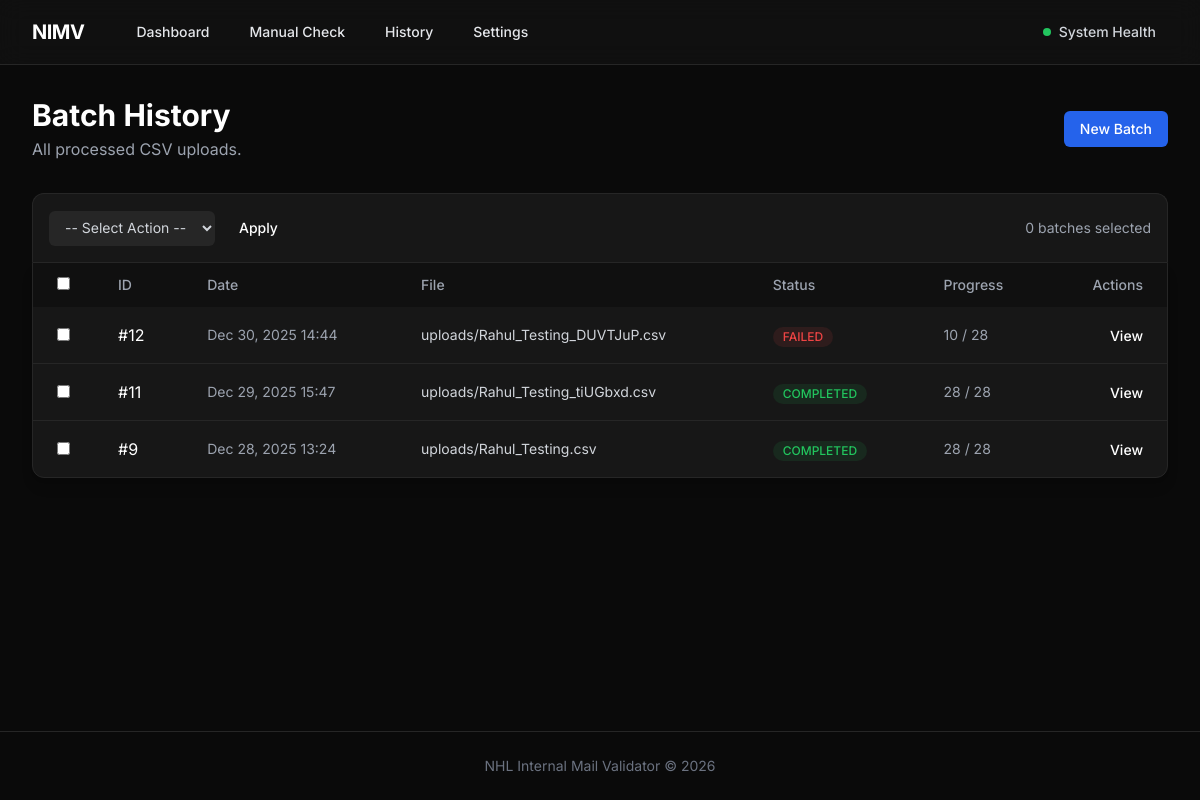
/batches/, run on an earlier commit of the app's database.
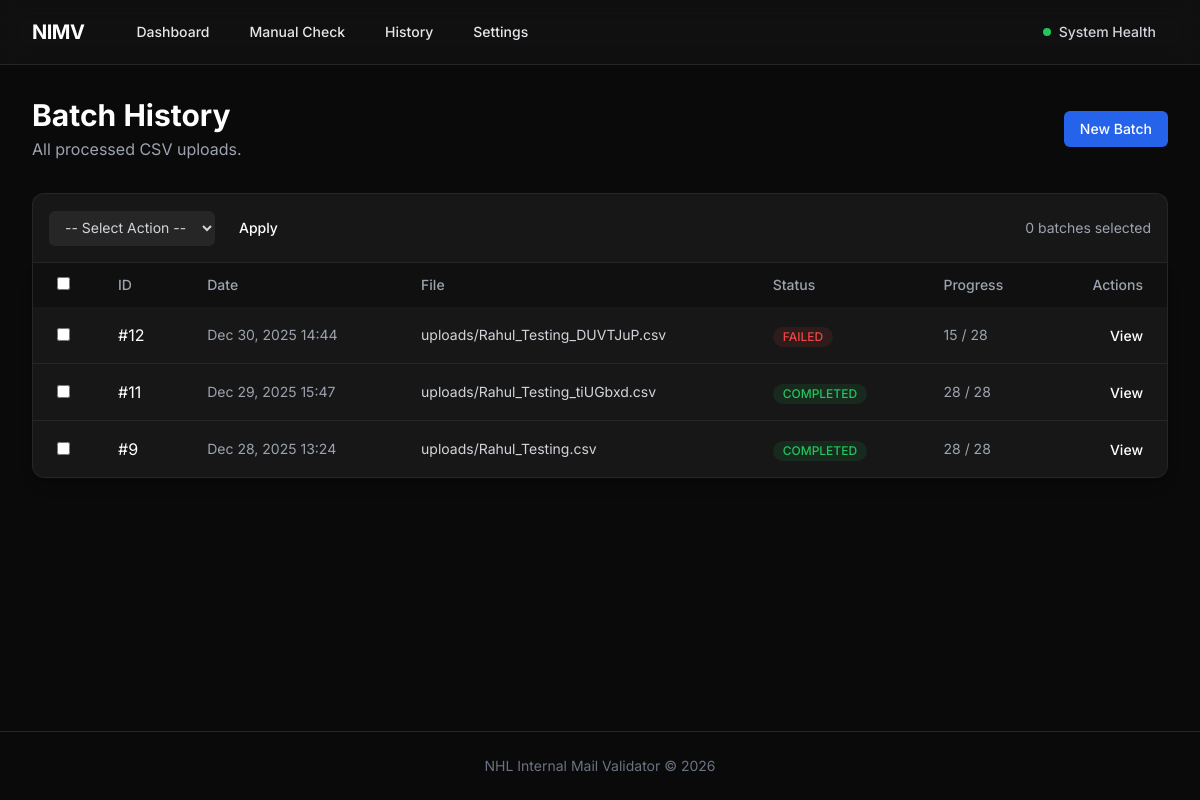
And on a later commit of the database.
### validator/models.py (models this page shows, shortened)
class ValidationBatch(models.Model):
    created_at = models.DateTimeField(auto_now_add=True)
    csv_file = models.FileField(upload_to='uploads/')
    status = models.CharField(max_length=20, default='PENDING', choices=[
        ('PENDING', 'Pending'),
        ('PROCESSING', 'Processing'),
        ('COMPLETED', 'Completed'),
        ('FAILED', 'Failed')
    ])
    total_emails = models.IntegerField(default=0)
    processed_emails = models.IntegerField(default=0)
    current_processing_email = models.CharField(max_length=255, blank=True, null=True, default='')

### web/views.py (the view)
# urls.py: path('batches/', views.batch_list, name='batch_list'),
def batch_list(request):
    batches = ValidationBatch.objects.order_by('-created_at')
    return render(request, 'web/batch_list.html', {'batches': batches})

### templates/web/batch_list.html (shortened to what the changed rows need)
{% extends 'base.html' %}
{% block content %}
<div class="space-y-8">
    <div class="flex justify-between items-center">
        <div>
            <h1 class="text-3xl font-bold text-white">Batch History</h1>
        </div>
    </div>
    <form method="POST" action="{% url 'batch_bulk_action' %}" id="bulkForm">
        <div class="bg-dark-800 border border-dark-700 rounded-b-xl shadow-lg overflow-hidden mb-8">
            <div class="overflow-x-auto">
                <table class="w-full text-left">
                    <thead>
                        <tr class="bg-dark-900/50 text-gray-400 text-sm">
                            <th class="px-6 py-3 font-medium w-10">
                                <input type="checkbox" id="selectAll"
                                    class="rounded bg-dark-700 border-dark-600 text-accent-500 focus:ring-0 cursor-pointer">
                            </th>
                            <th class="px-6 py-3 font-medium">ID</th>
                            <th class="px-6 py-3 font-medium">Date</th>
                            <th class="px-6 py-3 font-medium">File</th>
                            <th class="px-6 py-3 font-medium">Status</th>
                            <th class="px-6 py-3 font-medium">Progress</th>
                            <th class="px-6 py-3 font-medium text-right">Actions</th>
                        </tr>
                    </thead>
                    <tbody class="divide-y divide-dark-700">
                        {% for batch in batches %}
                        <tr class="hover:bg-dark-700/50 transition-colors">
                            <td class="px-6 py-4">
                                <input type="checkbox" name="selected_items" value="{{ batch.id }}"
                                    class="batch-checkbox rounded bg-dark-700 border-dark-600 text-accent-500 focus:ring-0 cursor-pointer">
                            </td>
                            <td class="px-6 py-4 text-white">#{{ batch.id }}</td>
                            <td class="px-6 py-4 text-gray-400 text-sm">{{ batch.created_at|date:"M d, Y H:i" }}</td>
                            <td class="px-6 py-4 text-gray-300 text-sm truncate max-w-xs"
                                title="{{ batch.csv_file.name }}">{{ batch.csv_file.name }}</td>
                            <td class="px-6 py-4">
                                <span class="inline-flex items-center px-2.5 py-0.5 rounded-full text-xs font-medium
                                    {% if batch.status == 'COMPLETED' %}bg-green-500/10 text-green-500
                                    {% elif batch.status == 'PROCESSING' %}bg-blue-500/10 text-blue-500
                                    {% elif batch.status == 'FAILED' %}bg-red-500/10 text-red-500
                                    {% elif batch.status == 'PAUSED' %}bg-yellow-500/10 text-yellow-500
                                    {% else %}bg-gray-500/10 text-gray-400{% endif %}">
                                    {{ batch.status }}
                                </span>
                            </td>
                            <td class="px-6 py-4 text-gray-400 text-sm">
                                {{ batch.processed_emails }} / {{ batch.total_emails }}
                            </td>
                            <td class="px-6 py-4 text-right">
                                <a href="{% url 'batch_detail' batch.id %}"
                                    class="text-white hover:text-accent-500 font-medium text-sm">View</a>
                            </td>
                        </tr>
                        {% endfor %}
                    </tbody>
                </table>
            </div>
        </div>
    </form>
</div>
{% endblock %}

What changed in the data, as far as the page shows it:
changed ValidationBatch "Dec 30, 2025 14:44": processed_emails "10" → "15"
